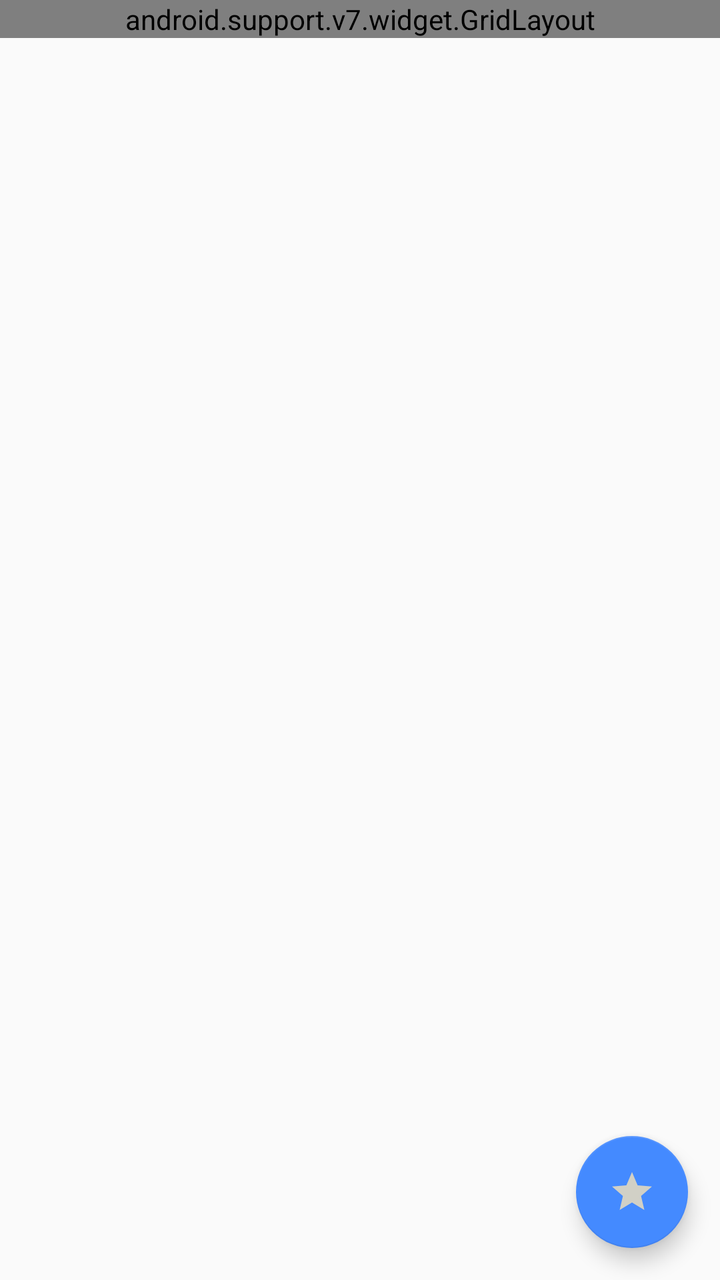
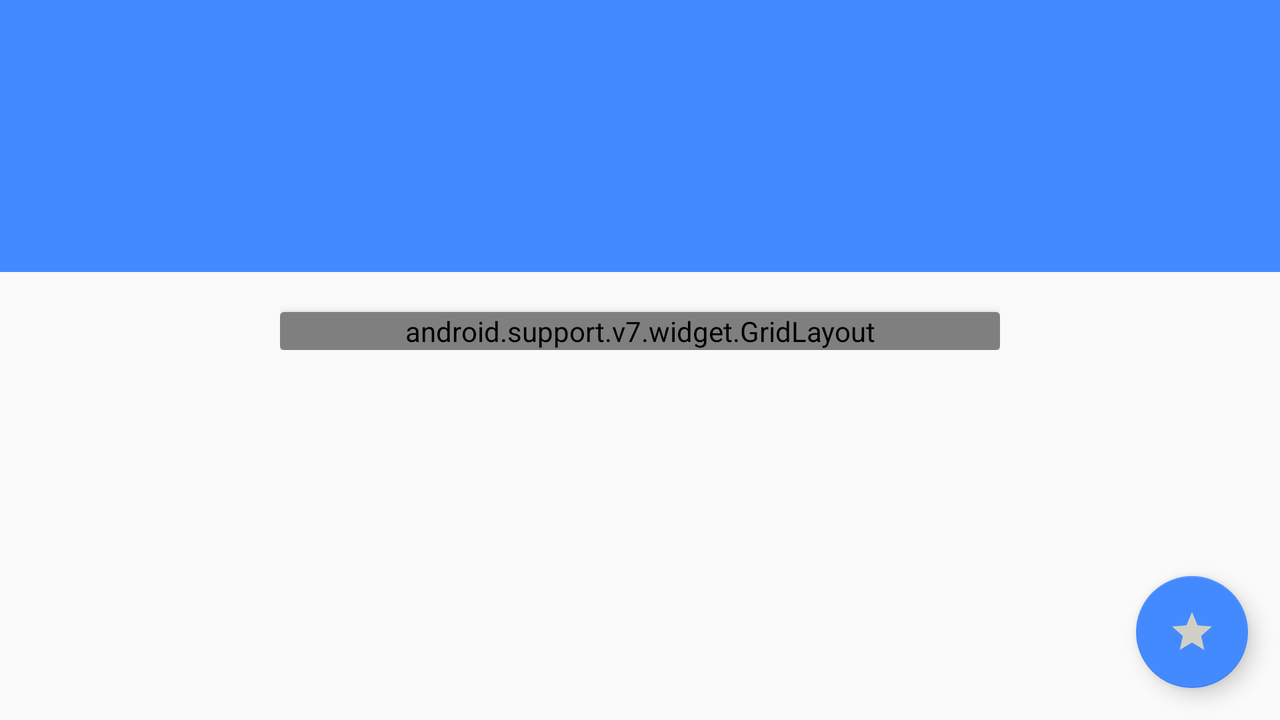

First picture: res/layout/ on a phone held upright. Second picture: the repository's own variant of that layout, on a device whose configuration matches the variant's folder. Source for both follows.
<!-- AndroidManifest.xml: application theme AppTheme -->
<!-- res/layout/fragment_details.xml -->
<RelativeLayout xmlns:android="http://schemas.android.com/apk/res/android"
    xmlns:app="http://schemas.android.com/apk/res-auto"
    android:layout_width="match_parent"
    android:layout_height="match_parent"
    android:fitsSystemWindows="true">

    <FrameLayout
        android:id="@+id/handset_appbar"
        android:layout_width="match_parent"
        android:layout_height="wrap_content">

        <ImageView
            android:id="@+id/backdrop"
            android:layout_width="match_parent"
            android:layout_height="wrap_content"
            android:background="@color/accent"
            android:contentDescription="@string/backdrop"
            android:scaleType="centerCrop" />

        <ImageButton
            android:id="@+id/play_button"
            android:layout_width="wrap_content"
            android:layout_height="wrap_content"
            android:layout_gravity="center"
            android:background="@drawable/button_64"
            android:contentDescription="@string/play_button_description"
            android:fitsSystemWindows="true"
            android:visibility="invisible" />
    </FrameLayout>

    <android.support.v4.widget.NestedScrollView
        android:id="@+id/scrollView"
        android:layout_width="match_parent"
        android:layout_height="match_parent">

        <LinearLayout
            android:layout_width="match_parent"
            android:layout_height="match_parent"
            android:orientation="vertical">

            <View
                android:id="@+id/space"
                android:layout_width="64dp"
                android:layout_height="wrap_content"
                android:layout_gravity="center_horizontal" />

            <include layout="@layout/details_grid" />
        </LinearLayout>
    </android.support.v4.widget.NestedScrollView>

    <android.support.v7.widget.Toolbar
        android:id="@+id/details_toolbar"
        android:layout_width="match_parent"
        android:layout_height="?attr/actionBarSize"
        android:background="@android:color/transparent"
        app:popupTheme="@style/ThemeOverlay.AppCompat.Dark.ActionBar" />

    <android.support.design.widget.FloatingActionButton
        android:id="@+id/fab"
        android:layout_width="wrap_content"
        android:layout_height="wrap_content"
        android:layout_alignParentBottom="true"
        android:layout_alignParentEnd="true"
        android:layout_alignParentRight="true"
        android:layout_gravity="bottom|end"
        android:layout_marginBottom="16dp"
        android:layout_marginEnd="16dp"
        android:layout_marginRight="16dp"
        android:src="@drawable/star_off"
        app:elevation="6dp"
        app:fabSize="normal" />

</RelativeLayout>
<!-- res/layout/details_grid.xml (included above) -->
<?xml version="1.0" encoding="utf-8"?>
<android.support.v7.widget.GridLayout xmlns:android="http://schemas.android.com/apk/res/android"
    xmlns:app="http://schemas.android.com/apk/res-auto"
    android:id="@+id/grid"
    android:layout_width="match_parent"
    android:layout_height="match_parent"
    android:background="#ffffff"
    app:columnCount="2"
    app:rowCount="4">

    <android.support.v7.widget.CardView
        android:id="@+id/card_view"
        android:layout_width="wrap_content"
        android:layout_height="wrap_content"
        android:layout_marginLeft="@dimen/activity_horizontal_margin"
        android:layout_marginStart="@dimen/activity_horizontal_margin"
        android:layout_marginTop="@dimen/activity_vertical_margin"
        android:visibility="invisible"
        app:cardElevation="@dimen/appbar_elevation"
        app:cardPreventCornerOverlap="false"
        app:cardUseCompatPadding="true"
        app:layout_rowSpan="4">

        <ImageView
            android:id="@+id/details_poster"
            android:layout_width="wrap_content"
            android:layout_height="wrap_content"
            android:contentDescription="@string/poster"
            android:scaleType="fitXY"
            android:transitionName="@string/detail_icon_transition_name" />
    </android.support.v7.widget.CardView>

    <include layout="@layout/details_grid_extra" />
</android.support.v7.widget.GridLayout>
<!-- res/layout/details_grid_extra.xml (included above) -->
<?xml version="1.0" encoding="utf-8"?>
<merge xmlns:android="http://schemas.android.com/apk/res/android"
    xmlns:app="http://schemas.android.com/apk/res-auto">

    <TextView
        android:id="@+id/title"
        style="@style/DetailsTitle"
        android:layout_width="0dp"
        android:layout_marginLeft="@dimen/activity_horizontal_margin"
        android:layout_marginStart="@dimen/activity_horizontal_margin"
        android:layout_marginTop="@dimen/activity_vertical_margin"
        android:gravity="center_horizontal"
        android:paddingEnd="@dimen/activity_horizontal_margin"
        android:paddingRight="@dimen/activity_horizontal_margin"
        android:textColor="@color/primary_text"
        app:layout_gravity="fill_horizontal" />

    <TextView
        android:id="@+id/genres"
        style="@style/DetailsTextMedium"
        android:layout_width="0dp"
        android:layout_marginLeft="@dimen/activity_horizontal_margin"
        android:layout_marginStart="@dimen/activity_horizontal_margin"
        android:layout_marginTop="@dimen/details_grid_vertical_margin"
        android:gravity="center_horizontal"
        android:paddingEnd="@dimen/activity_horizontal_margin"
        android:paddingRight="@dimen/activity_horizontal_margin"
        android:textColor="@color/secondary_text"
        app:layout_gravity="fill_horizontal" />

    <TextView
        android:id="@+id/release_date"
        style="@style/DetailsTextMedium"
        android:layout_width="0dp"
        android:layout_marginLeft="@dimen/activity_horizontal_margin"
        android:layout_marginStart="@dimen/activity_horizontal_margin"
        android:layout_marginTop="@dimen/details_grid_vertical_margin"
        android:gravity="center_horizontal"
        android:paddingEnd="@dimen/activity_horizontal_margin"
        android:paddingRight="@dimen/activity_horizontal_margin"
        app:layout_gravity="fill_horizontal" />

    <TextView
        android:id="@+id/vote"
        style="@style/DetailsTextMedium"
        android:layout_width="0dp"
        android:layout_marginLeft="@dimen/activity_horizontal_margin"
        android:layout_marginStart="@dimen/activity_horizontal_margin"
        android:layout_marginTop="@dimen/details_grid_vertical_margin"
        android:gravity="center_horizontal"
        android:paddingEnd="@dimen/activity_horizontal_margin"
        android:paddingRight="@dimen/activity_horizontal_margin"
        app:layout_gravity="fill_horizontal" />

    <View
        android:layout_height="@dimen/details_divider_height"
        android:layout_marginEnd="@dimen/activity_horizontal_margin"
        android:layout_marginLeft="@dimen/activity_horizontal_margin"
        android:layout_marginRight="@dimen/activity_horizontal_margin"
        android:layout_marginStart="@dimen/activity_horizontal_margin"
        android:layout_marginTop="@dimen/activity_vertical_margin"
        android:background="@color/divider"
        app:layout_columnSpan="2" />

    <TextView
        android:id="@+id/budget"
        style="@style/DetailsTextSmall"
        android:layout_marginTop="@dimen/activity_vertical_margin"
        android:paddingEnd="@dimen/activity_horizontal_margin"
        android:paddingLeft="@dimen/activity_horizontal_margin"
        android:paddingRight="@dimen/activity_horizontal_margin"
        android:paddingStart="@dimen/activity_horizontal_margin"
        android:text="Budget: "
        app:layout_columnSpan="2" />

    <TextView
        android:id="@+id/length"
        style="@style/DetailsTextSmall"
        android:layout_marginTop="@dimen/details_grid_vertical_margin"
        android:paddingEnd="@dimen/activity_horizontal_margin"
        android:paddingLeft="@dimen/activity_horizontal_margin"
        android:paddingRight="@dimen/activity_horizontal_margin"
        android:paddingStart="@dimen/activity_horizontal_margin"
        android:text="Length: "
        app:layout_columnSpan="2" />

    <TextView
        android:id="@+id/director"
        style="@style/DetailsTextSmall"
        android:layout_marginTop="@dimen/details_grid_vertical_margin"
        android:paddingEnd="@dimen/activity_horizontal_margin"
        android:paddingLeft="@dimen/activity_horizontal_margin"
        android:paddingRight="@dimen/activity_horizontal_margin"
        android:paddingStart="@dimen/activity_horizontal_margin"
        android:text="Director: "
        app:layout_columnSpan="2" />

    <TextView
        android:id="@+id/actors"
        style="@style/DetailsTextSmall"
        android:layout_marginTop="@dimen/details_grid_vertical_margin"
        android:paddingEnd="@dimen/activity_horizontal_margin"
        android:paddingLeft="@dimen/activity_horizontal_margin"
        android:paddingRight="@dimen/activity_horizontal_margin"
        android:paddingStart="@dimen/activity_horizontal_margin"
        android:text="Cast: "
        app:layout_columnSpan="2" />

    <TextView
        android:id="@+id/plot"
        style="@style/PlotText"
        android:layout_marginTop="@dimen/details_grid_vertical_margin"
        android:fontFamily="sans-serif-light"
        android:paddingEnd="@dimen/activity_horizontal_margin"
        android:paddingLeft="@dimen/activity_horizontal_margin"
        android:paddingRight="@dimen/activity_horizontal_margin"
        android:paddingStart="@dimen/activity_horizontal_margin"
        app:layout_columnSpan="2" />

    <ExpandableListView
        android:id="@+id/reviews"
        android:layout_marginTop="@dimen/details_grid_vertical_list_margin"
        android:groupIndicator="@null"
        app:layout_columnSpan="2"
        app:layout_gravity="fill_horizontal" />
</merge>
<!-- resources referenced by this layout -->
<resources>
  <color name="accent">#448AFF</color>
  <color name="divider">#B6B6B6</color>
  <color name="primary_text">#212121</color>
  <color name="secondary_text">#727272</color>
  <dimen name="activity_horizontal_margin">16dp</dimen>
  <dimen name="activity_vertical_margin">16dp</dimen>
  <dimen name="appbar_elevation">6dp</dimen>
  <dimen name="details_divider_height">2dp</dimen>
  <dimen name="details_grid_vertical_list_margin">8dp</dimen>
  <dimen name="details_grid_vertical_margin">4dp</dimen>
  <!-- drawable button_64 (drawable) -->
  <?xml version="1.0" encoding="utf-8"?>
  <selector xmlns:android="http://schemas.android.com/apk/res/android">
      <item android:drawable="@drawable/play_button_pressed_64dp" android:state_pressed="true" />
      <item android:drawable="@drawable/play_button_64dp" />
  </selector>
  <!-- drawable star_off (drawable) -->
  <vector xmlns:android="http://schemas.android.com/apk/res/android"
          android:width="24dp"
          android:height="24dp"
          android:viewportWidth="24.0"
          android:viewportHeight="24.0">
      <path
          android:fillColor="#d1d0c6"
          android:pathData="M12,17.27L18.18,21l-1.64,-7.03L22,9.24l-7.19,-0.61L12,2 9.19,8.63 2,9.24l5.46,4.73L5.82,21z"/>
  </vector>
  <string name="backdrop">BackDrop</string>
  <string name="detail_icon_transition_name">transition name</string>
  <string name="play_button_description">Play</string>
  <string name="poster">Poster</string>
  <style name="DetailsTextMedium">
          <item name="android:textSize">20sp</item>
          <item name="android:fontFamily">sans-serif-condensed</item>
      </style>
  <style name="DetailsTextSmall">
          <item name="android:textSize">20sp</item>
          <item name="android:fontFamily">sans-serif</item>
      </style>
  <style name="DetailsTitle">
          <item name="android:textSize">28sp</item>
          <item name="android:fontFamily">sans-serif-condensed</item>
      </style>
  <style name="PlotText">
          <item name="android:textSize">18sp</item>
          <item name="android:fontFamily">sans-serif-light</item>
      </style>
  <style name="AppTheme" parent="Theme.AppCompat.Light.NoActionBar">
          <item name="colorPrimary">@color/primary</item>
          <item name="android:windowNoTitle">true</item>
          <item name="colorPrimaryDark">@color/primary_dark</item>
          <item name="colorAccent">@color/accent</item>
          <item name="actionModeShareDrawable">@drawable/ic_share</item>
      </style>
  <!-- drawable play_button_pressed_64dp (drawable) -->
  <vector
      xmlns:android="http://schemas.android.com/apk/res/android"
      android:width="64dp"
      android:height="64dp"
      android:alpha="0.81"
      android:viewportHeight="24.0"
      android:viewportWidth="24.0">
      <path
          android:fillColor="#766969"
          android:pathData="M12,2C6.48,2 2,6.48 2,12s4.48,10 10,10 10,-4.48 10,-10S17.52,2 12,2z" />
      <path
          android:fillColor="#352e2e"
          android:pathData="m10,16.5v-9l6,4.5 -6,4.5z"/>
  </vector>
  <!-- drawable play_button_64dp (drawable) -->
  <vector
      xmlns:android="http://schemas.android.com/apk/res/android"
      android:width="64dp"
      android:height="64dp"
      android:alpha="0.81"
      android:viewportHeight="24.0"
      android:viewportWidth="24.0">
      <path
          android:fillColor="#000000"
          android:pathData="M12,2C6.48,2 2,6.48 2,12s4.48,10 10,10 10,-4.48 10,-10S17.52,2 12,2z" />
      <path
          android:fillColor="#e6dada"
          android:pathData="m10,16.5v-9l6,4.5 -6,4.5z"/>
  </vector>
  <color name="primary">#4CAF50</color>
  <color name="primary_dark">#388E3C</color>
  <!-- drawable ic_share: png bitmap (drawable-hdpi, 17161 bytes) -->
</resources>
<!-- res/layout-land/fragment_details.xml (the repository's variant of the layout above) -->
<!-- drawn on the phone turned sideways -->
<RelativeLayout xmlns:android="http://schemas.android.com/apk/res/android"
    xmlns:app="http://schemas.android.com/apk/res-auto"
    android:layout_width="match_parent"
    android:layout_height="match_parent">

    <FrameLayout
        android:id="@+id/handset_appbar"
        android:layout_width="match_parent"
        android:layout_height="wrap_content"
        android:background="@color/accent">

        <ImageView
            android:id="@+id/backdrop"
            android:layout_width="match_parent"
            android:layout_height="wrap_content"
            android:contentDescription="@string/backdrop"
            android:scaleType="centerCrop" />

        <ImageButton
            android:id="@+id/play_button"
            android:layout_width="wrap_content"
            android:layout_height="wrap_content"
            android:layout_gravity="center_horizontal"
            android:layout_marginTop="@dimen/play_button_vertical_margin"
            android:background="@drawable/button_64"
            android:contentDescription="@string/play_button_description"
            android:fitsSystemWindows="true"
            android:visibility="invisible" />
    </FrameLayout>

    <android.support.v7.widget.Toolbar
        android:id="@+id/details_toolbar"
        android:layout_width="match_parent"
        android:layout_height="?attr/actionBarSize"
        android:theme="@style/ThemeOverlay.AppCompat.Dark.ActionBar"
        app:popupTheme="@style/ThemeOverlay.AppCompat.Dark.ActionBar" />

    <android.support.v4.widget.NestedScrollView
        android:id="@+id/scrollView"
        android:layout_width="@dimen/landscape_details_width"
        android:layout_height="wrap_content"
        android:layout_centerHorizontal="true"
        android:elevation="4dp"
        android:scrollbars="none">

        <LinearLayout
            android:layout_width="match_parent"
            android:layout_height="wrap_content"
            android:elevation="4dp"
            android:orientation="vertical">

            <View
                android:id="@+id/space"
                android:layout_width="64dp"
                android:layout_height="@dimen/landscape_vertical_card_margin"
                android:layout_gravity="center_horizontal"
                android:layout_marginTop="@dimen/play_button_vertical_margin" />

            <android.support.v7.widget.CardView
                android:layout_width="match_parent"
                android:layout_height="wrap_content"
                app:cardElevation="4dp">

                <include layout="@layout/details_grid" />
            </android.support.v7.widget.CardView>
        </LinearLayout>
    </android.support.v4.widget.NestedScrollView>

    <android.support.design.widget.FloatingActionButton
        android:id="@+id/fab"
        android:layout_width="wrap_content"
        android:layout_height="wrap_content"
        android:layout_alignParentBottom="true"
        android:layout_alignParentEnd="true"
        android:layout_alignParentRight="true"
        android:layout_marginBottom="@dimen/activity_vertical_margin"
        android:layout_marginEnd="@dimen/activity_horizontal_margin"
        android:layout_marginRight="@dimen/activity_horizontal_margin"
        android:src="@drawable/star_off"
        app:elevation="6dp"
        app:fabSize="normal" />

</RelativeLayout>
<!-- resources referenced by the variant -->
<!-- as the phone turned sideways resolves them -->
<resources>
  <color name="accent">#448AFF</color>
  <color name="divider">#B6B6B6</color>
  <color name="primary_text">#212121</color>
  <color name="secondary_text">#727272</color>
  <dimen name="activity_horizontal_margin">16dp</dimen>
  <dimen name="activity_vertical_margin">16dp</dimen>
  <dimen name="appbar_elevation">6dp</dimen>
  <dimen name="details_divider_height">2dp</dimen>
  <dimen name="details_grid_vertical_list_margin">8dp</dimen>
  <dimen name="details_grid_vertical_margin">4dp</dimen>
  <dimen name="landscape_details_width">360dp</dimen>
  <dimen name="landscape_vertical_card_margin">84dp</dimen>
  <dimen name="play_button_vertical_margin">72dp</dimen>
  <!-- drawable button_64 (drawable) -->
  <?xml version="1.0" encoding="utf-8"?>
  <selector xmlns:android="http://schemas.android.com/apk/res/android">
      <item android:drawable="@drawable/play_button_pressed_64dp" android:state_pressed="true" />
      <item android:drawable="@drawable/play_button_64dp" />
  </selector>
  <!-- drawable star_off (drawable) -->
  <vector xmlns:android="http://schemas.android.com/apk/res/android"
          android:width="24dp"
          android:height="24dp"
          android:viewportWidth="24.0"
          android:viewportHeight="24.0">
      <path
          android:fillColor="#d1d0c6"
          android:pathData="M12,17.27L18.18,21l-1.64,-7.03L22,9.24l-7.19,-0.61L12,2 9.19,8.63 2,9.24l5.46,4.73L5.82,21z"/>
  </vector>
  <string name="backdrop">BackDrop</string>
  <string name="detail_icon_transition_name">transition name</string>
  <string name="play_button_description">Play</string>
  <string name="poster">Poster</string>
  <style name="DetailsTextMedium">
          <item name="android:textSize">20sp</item>
          <item name="android:fontFamily">sans-serif-condensed</item>
      </style>
  <style name="DetailsTextSmall">
          <item name="android:textSize">20sp</item>
          <item name="android:fontFamily">sans-serif</item>
      </style>
  <style name="DetailsTitle">
          <item name="android:textSize">28sp</item>
          <item name="android:fontFamily">sans-serif-condensed</item>
      </style>
  <style name="PlotText">
          <item name="android:textSize">18sp</item>
          <item name="android:fontFamily">sans-serif-light</item>
      </style>
  <style name="AppTheme" parent="Theme.AppCompat.Light.NoActionBar">
          <item name="colorPrimary">@color/primary</item>
          <item name="android:windowNoTitle">true</item>
          <item name="colorPrimaryDark">@color/primary_dark</item>
          <item name="colorAccent">@color/accent</item>
          <item name="actionModeShareDrawable">@drawable/ic_share</item>
      </style>
  <!-- drawable play_button_pressed_64dp (drawable) -->
  <vector
      xmlns:android="http://schemas.android.com/apk/res/android"
      android:width="64dp"
      android:height="64dp"
      android:alpha="0.81"
      android:viewportHeight="24.0"
      android:viewportWidth="24.0">
      <path
          android:fillColor="#766969"
          android:pathData="M12,2C6.48,2 2,6.48 2,12s4.48,10 10,10 10,-4.48 10,-10S17.52,2 12,2z" />
      <path
          android:fillColor="#352e2e"
          android:pathData="m10,16.5v-9l6,4.5 -6,4.5z"/>
  </vector>
  <!-- drawable play_button_64dp (drawable) -->
  <vector
      xmlns:android="http://schemas.android.com/apk/res/android"
      android:width="64dp"
      android:height="64dp"
      android:alpha="0.81"
      android:viewportHeight="24.0"
      android:viewportWidth="24.0">
      <path
          android:fillColor="#000000"
          android:pathData="M12,2C6.48,2 2,6.48 2,12s4.48,10 10,10 10,-4.48 10,-10S17.52,2 12,2z" />
      <path
          android:fillColor="#e6dada"
          android:pathData="m10,16.5v-9l6,4.5 -6,4.5z"/>
  </vector>
  <color name="primary">#4CAF50</color>
  <color name="primary_dark">#388E3C</color>
  <!-- drawable ic_share: png bitmap (drawable-hdpi, 17161 bytes) -->
</resources>
